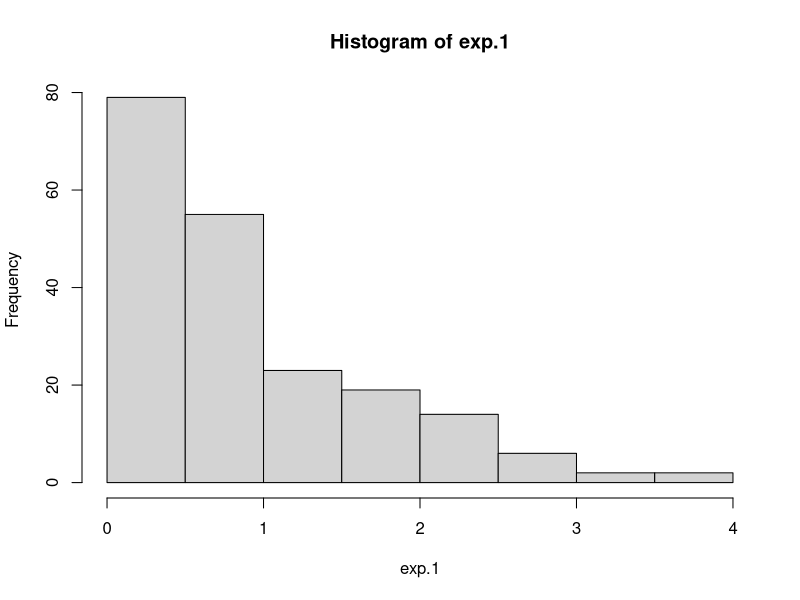
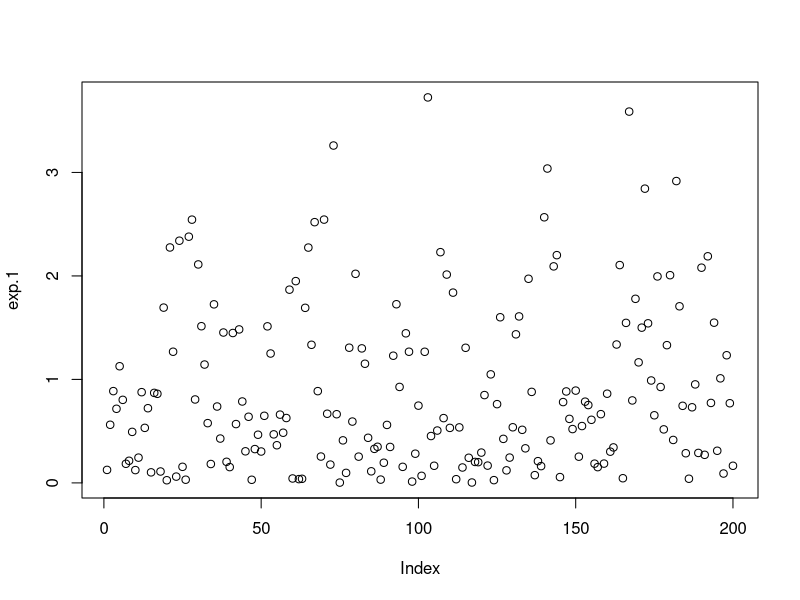
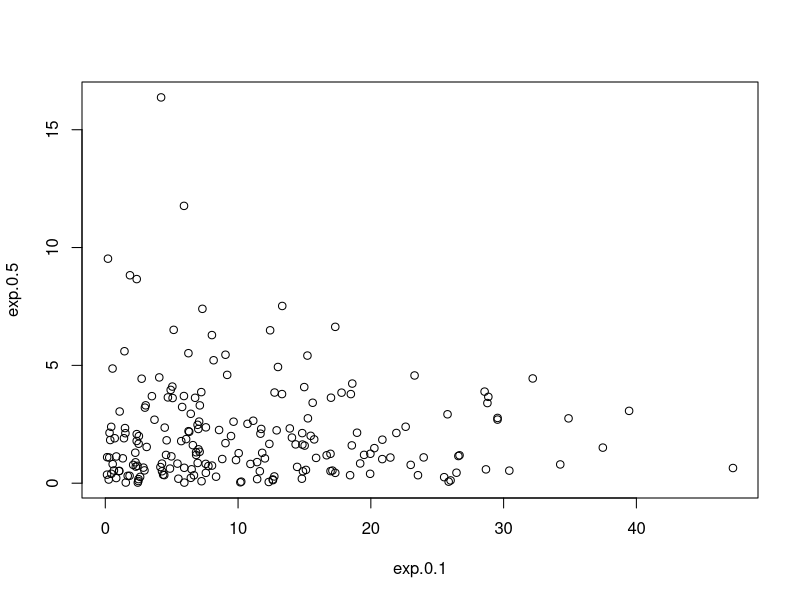
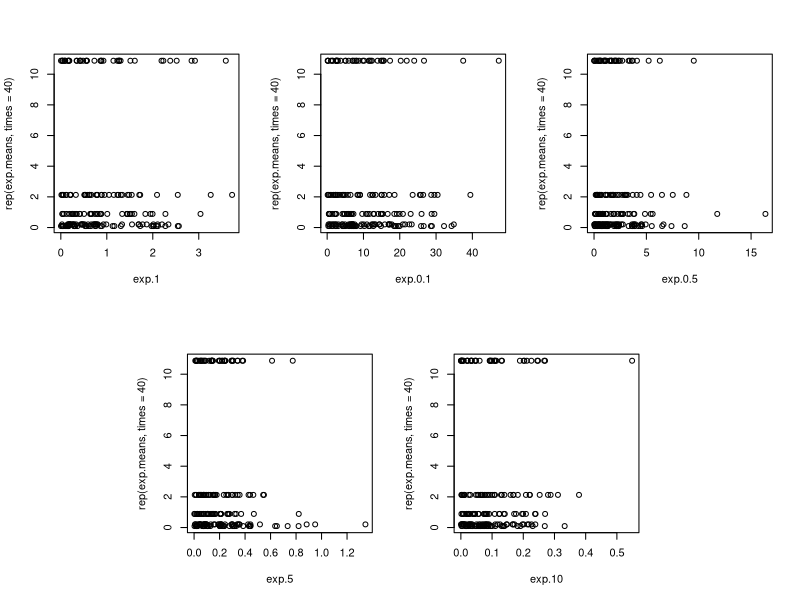
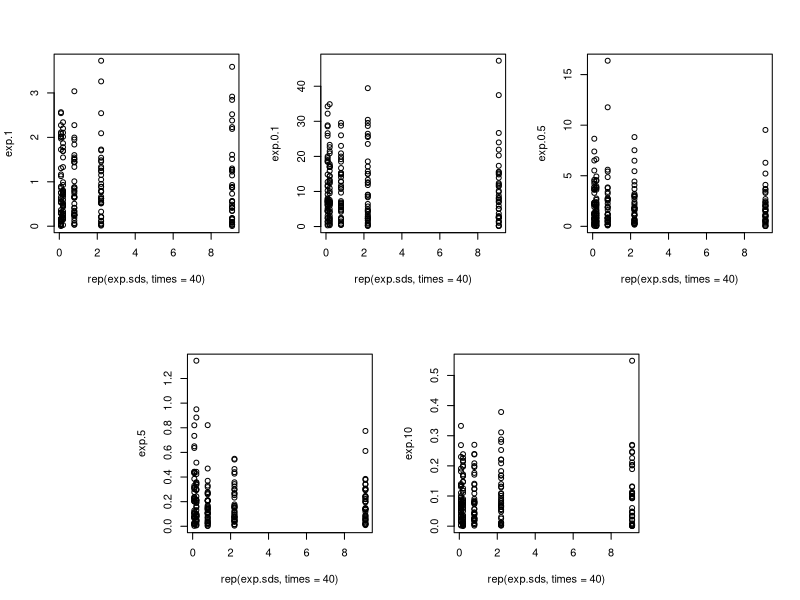
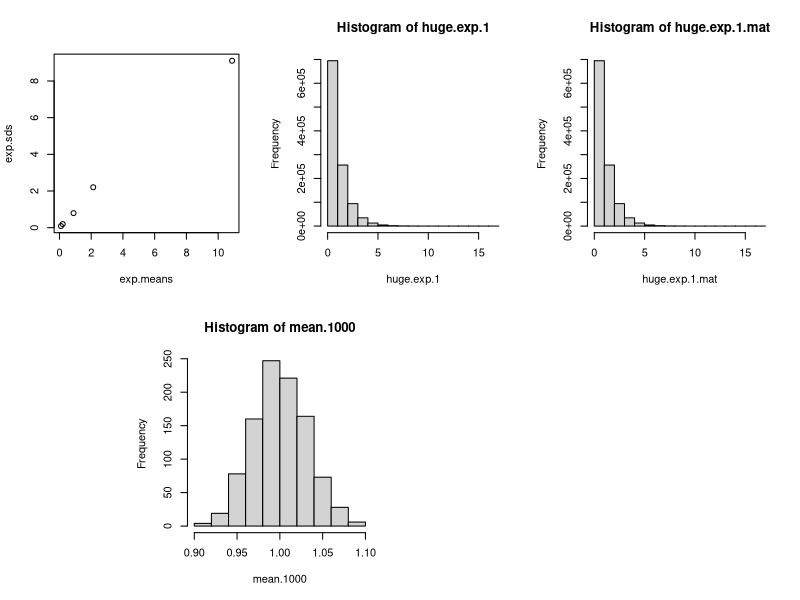

Generate these figures, in order, with R:
## ---- chunk 1
rexp(n=200)->exp.1
mean(exp.1)->T
sd(exp.1)->A
## ---- chunk 2
rexp(n=200, rate=0.1)->exp.0.1
mean(exp.0.1)->T1
sd(exp.0.1)->A1
## ---- chunk 3
rexp(n=200, rate=0.5)->exp.0.5
mean(exp.0.5)->T2
sd(exp.0.5)->A2
## ---- chunk 4
rexp(n=200, rate=5)->exp.5
mean(exp.5)->T3
sd(exp.5)->A4
## ---- chunk 5
rexp(n=200, rate=10)->exp.10
mean(exp.10)->T4
sd(exp.10)->A4
## ---- chunk 6
hist(exp.1)
## ---- chunk 7
plot(exp.1)
## ---- chunk 8
plot(exp.0.1,exp.0.5)
## ---- chunk 9
exp.means=c(T,T1,T2,T3,T4)
## ---- chunk 10
layout(mat=matrix(c(1,1,2,2,3,3,0,4,4,5,5,0), nrow = 2, byrow=TRUE))
plot(exp.1, rep(exp.means, times = 40))
plot(exp.0.1, rep(exp.means, times = 40))
plot(exp.0.5, rep(exp.means, times = 40))
plot(exp.5, rep(exp.means, times = 40))
plot(exp.10, rep(exp.means, times = 40))
## ---- chunk 11
layout(mat=matrix(c(1,1,2,2,3,3,0,4,4,5,5,0), nrow = 2, byrow=TRUE))
exp.sds = c(sd(exp.1),sd(exp.0.1),sd(exp.0.5),sd(exp.5),sd(exp.10))
plot(rep(exp.sds,times = 40),exp.1)
plot(rep(exp.sds,times = 40),exp.0.1)
plot(rep(exp.sds,times = 40),exp.0.5)
plot(rep(exp.sds,times = 40),exp.5)
plot(rep(exp.sds,times = 40),exp.10)
## ---- chunk 12
layout(mat=matrix(c(1,1,2,2,3,3,0,4,4,5,5,0), nrow = 2, byrow=TRUE))
plot(exp.means,exp.sds)
## ---- chunk 13
rexp(n=1100000)->huge.exp.1
mean(huge.exp.1)
sd(huge.exp.1)
## ---- chunk 14
hist(huge.exp.1)
## ---- chunk 15
mean(huge.exp.1[huge.exp.1>1])
## ---- chunk 16
huge.exp.1.mat = matrix(huge.exp.1, nrow = 1100, ncol = 1000)
hist(huge.exp.1.mat)
## ---- chunk 17
mean(huge.exp.1.mat[,137])
## ---- chunk 18
colMeans(huge.exp.1.mat)->mean.1000
hist(mean.1000)
## ---- chunk 19
huge.exp.1**2->huge.exp.1.new 
mean(huge.exp.1.new)
sd(huge.exp.1.new)
